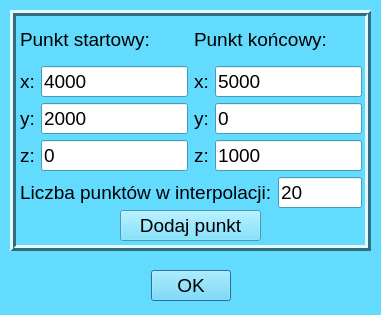
<?xml version="1.0" encoding="UTF-8"?>
<ui version="4.0">
 <class>TrajectoryDialog</class>
 <widget class="QDialog" name="TrajectoryDialog">
  <property name="geometry">
   <rect>
    <x>0</x>
    <y>0</y>
    <width>381</width>
    <height>315</height>
   </rect>
  </property>
  <property name="palette">
   <palette>
    <active>
     <colorrole role="WindowText">
      <brush brushstyle="SolidPattern">
       <color alpha="255">
        <red>0</red>
        <green>0</green>
        <blue>0</blue>
       </color>
      </brush>
     </colorrole>
     <colorrole role="Button">
      <brush brushstyle="SolidPattern">
       <color alpha="255">
        <red>98</red>
        <green>219</green>
        <blue>254</blue>
       </color>
      </brush>
     </colorrole>
     <colorrole role="Light">
      <brush brushstyle="SolidPattern">
       <color alpha="255">
        <red>225</red>
        <green>249</green>
        <blue>255</blue>
       </color>
      </brush>
     </colorrole>
     <colorrole role="Midlight">
      <brush brushstyle="SolidPattern">
       <color alpha="255">
        <red>161</red>
        <green>234</green>
        <blue>254</blue>
       </color>
      </brush>
     </colorrole>
     <colorrole role="Dark">
      <brush brushstyle="SolidPattern">
       <color alpha="255">
        <red>49</red>
        <green>109</green>
        <blue>127</blue>
       </color>
      </brush>
     </colorrole>
     <colorrole role="Mid">
      <brush brushstyle="SolidPattern">
       <color alpha="255">
        <red>65</red>
        <green>146</green>
        <blue>169</blue>
       </color>
      </brush>
     </colorrole>
     <colorrole role="Text">
      <brush brushstyle="SolidPattern">
       <color alpha="255">
        <red>0</red>
        <green>0</green>
        <blue>0</blue>
       </color>
      </brush>
     </colorrole>
     <colorrole role="BrightText">
      <brush brushstyle="SolidPattern">
       <color alpha="255">
        <red>255</red>
        <green>255</green>
        <blue>255</blue>
       </color>
      </brush>
     </colorrole>
     <colorrole role="ButtonText">
      <brush brushstyle="SolidPattern">
       <color alpha="255">
        <red>0</red>
        <green>0</green>
        <blue>0</blue>
       </color>
      </brush>
     </colorrole>
     <colorrole role="Base">
      <brush brushstyle="SolidPattern">
       <color alpha="255">
        <red>255</red>
        <green>255</green>
        <blue>255</blue>
       </color>
      </brush>
     </colorrole>
     <colorrole role="Window">
      <brush brushstyle="SolidPattern">
       <color alpha="255">
        <red>98</red>
        <green>219</green>
        <blue>254</blue>
       </color>
      </brush>
     </colorrole>
     <colorrole role="Shadow">
      <brush brushstyle="SolidPattern">
       <color alpha="255">
        <red>0</red>
        <green>0</green>
        <blue>0</blue>
       </color>
      </brush>
     </colorrole>
     <colorrole role="AlternateBase">
      <brush brushstyle="SolidPattern">
       <color alpha="255">
        <red>176</red>
        <green>237</green>
        <blue>254</blue>
       </color>
      </brush>
     </colorrole>
     <colorrole role="ToolTipBase">
      <brush brushstyle="SolidPattern">
       <color alpha="255">
        <red>255</red>
        <green>255</green>
        <blue>220</blue>
       </color>
      </brush>
     </colorrole>
     <colorrole role="ToolTipText">
      <brush brushstyle="SolidPattern">
       <color alpha="255">
        <red>0</red>
        <green>0</green>
        <blue>0</blue>
       </color>
      </brush>
     </colorrole>
    </active>
    <inactive>
     <colorrole role="WindowText">
      <brush brushstyle="SolidPattern">
       <color alpha="255">
        <red>0</red>
        <green>0</green>
        <blue>0</blue>
       </color>
      </brush>
     </colorrole>
     <colorrole role="Button">
      <brush brushstyle="SolidPattern">
       <color alpha="255">
        <red>98</red>
        <green>219</green>
        <blue>254</blue>
       </color>
      </brush>
     </colorrole>
     <colorrole role="Light">
      <brush brushstyle="SolidPattern">
       <color alpha="255">
        <red>225</red>
        <green>249</green>
        <blue>255</blue>
       </color>
      </brush>
     </colorrole>
     <colorrole role="Midlight">
      <brush brushstyle="SolidPattern">
       <color alpha="255">
        <red>161</red>
        <green>234</green>
        <blue>254</blue>
       </color>
      </brush>
     </colorrole>
     <colorrole role="Dark">
      <brush brushstyle="SolidPattern">
       <color alpha="255">
        <red>49</red>
        <green>109</green>
        <blue>127</blue>
       </color>
      </brush>
     </colorrole>
     <colorrole role="Mid">
      <brush brushstyle="SolidPattern">
       <color alpha="255">
        <red>65</red>
        <green>146</green>
        <blue>169</blue>
       </color>
      </brush>
     </colorrole>
     <colorrole role="Text">
      <brush brushstyle="SolidPattern">
       <color alpha="255">
        <red>0</red>
        <green>0</green>
        <blue>0</blue>
       </color>
      </brush>
     </colorrole>
     <colorrole role="BrightText">
      <brush brushstyle="SolidPattern">
       <color alpha="255">
        <red>255</red>
        <green>255</green>
        <blue>255</blue>
       </color>
      </brush>
     </colorrole>
     <colorrole role="ButtonText">
      <brush brushstyle="SolidPattern">
       <color alpha="255">
        <red>0</red>
        <green>0</green>
        <blue>0</blue>
       </color>
      </brush>
     </colorrole>
     <colorrole role="Base">
      <brush brushstyle="SolidPattern">
       <color alpha="255">
        <red>255</red>
        <green>255</green>
        <blue>255</blue>
       </color>
      </brush>
     </colorrole>
     <colorrole role="Window">
      <brush brushstyle="SolidPattern">
       <color alpha="255">
        <red>98</red>
        <green>219</green>
        <blue>254</blue>
       </color>
      </brush>
     </colorrole>
     <colorrole role="Shadow">
      <brush brushstyle="SolidPattern">
       <color alpha="255">
        <red>0</red>
        <green>0</green>
        <blue>0</blue>
       </color>
      </brush>
     </colorrole>
     <colorrole role="AlternateBase">
      <brush brushstyle="SolidPattern">
       <color alpha="255">
        <red>176</red>
        <green>237</green>
        <blue>254</blue>
       </color>
      </brush>
     </colorrole>
     <colorrole role="ToolTipBase">
      <brush brushstyle="SolidPattern">
       <color alpha="255">
        <red>255</red>
        <green>255</green>
        <blue>220</blue>
       </color>
      </brush>
     </colorrole>
     <colorrole role="ToolTipText">
      <brush brushstyle="SolidPattern">
       <color alpha="255">
        <red>0</red>
        <green>0</green>
        <blue>0</blue>
       </color>
      </brush>
     </colorrole>
    </inactive>
    <disabled>
     <colorrole role="WindowText">
      <brush brushstyle="SolidPattern">
       <color alpha="255">
        <red>49</red>
        <green>109</green>
        <blue>127</blue>
       </color>
      </brush>
     </colorrole>
     <colorrole role="Button">
      <brush brushstyle="SolidPattern">
       <color alpha="255">
        <red>98</red>
        <green>219</green>
        <blue>254</blue>
       </color>
      </brush>
     </colorrole>
     <colorrole role="Light">
      <brush brushstyle="SolidPattern">
       <color alpha="255">
        <red>225</red>
        <green>249</green>
        <blue>255</blue>
       </color>
      </brush>
     </colorrole>
     <colorrole role="Midlight">
      <brush brushstyle="SolidPattern">
       <color alpha="255">
        <red>161</red>
        <green>234</green>
        <blue>254</blue>
       </color>
      </brush>
     </colorrole>
     <colorrole role="Dark">
      <brush brushstyle="SolidPattern">
       <color alpha="255">
        <red>49</red>
        <green>109</green>
        <blue>127</blue>
       </color>
      </brush>
     </colorrole>
     <colorrole role="Mid">
      <brush brushstyle="SolidPattern">
       <color alpha="255">
        <red>65</red>
        <green>146</green>
        <blue>169</blue>
       </color>
      </brush>
     </colorrole>
     <colorrole role="Text">
      <brush brushstyle="SolidPattern">
       <color alpha="255">
        <red>49</red>
        <green>109</green>
        <blue>127</blue>
       </color>
      </brush>
     </colorrole>
     <colorrole role="BrightText">
      <brush brushstyle="SolidPattern">
       <color alpha="255">
        <red>255</red>
        <green>255</green>
        <blue>255</blue>
       </color>
      </brush>
     </colorrole>
     <colorrole role="ButtonText">
      <brush brushstyle="SolidPattern">
       <color alpha="255">
        <red>49</red>
        <green>109</green>
        <blue>127</blue>
       </color>
      </brush>
     </colorrole>
     <colorrole role="Base">
      <brush brushstyle="SolidPattern">
       <color alpha="255">
        <red>98</red>
        <green>219</green>
        <blue>254</blue>
       </color>
      </brush>
     </colorrole>
     <colorrole role="Window">
      <brush brushstyle="SolidPattern">
       <color alpha="255">
        <red>98</red>
        <green>219</green>
        <blue>254</blue>
       </color>
      </brush>
     </colorrole>
     <colorrole role="Shadow">
      <brush brushstyle="SolidPattern">
       <color alpha="255">
        <red>0</red>
        <green>0</green>
        <blue>0</blue>
       </color>
      </brush>
     </colorrole>
     <colorrole role="AlternateBase">
      <brush brushstyle="SolidPattern">
       <color alpha="255">
        <red>98</red>
        <green>219</green>
        <blue>254</blue>
       </color>
      </brush>
     </colorrole>
     <colorrole role="ToolTipBase">
      <brush brushstyle="SolidPattern">
       <color alpha="255">
        <red>255</red>
        <green>255</green>
        <blue>220</blue>
       </color>
      </brush>
     </colorrole>
     <colorrole role="ToolTipText">
      <brush brushstyle="SolidPattern">
       <color alpha="255">
        <red>0</red>
        <green>0</green>
        <blue>0</blue>
       </color>
      </brush>
     </colorrole>
    </disabled>
   </palette>
  </property>
  <property name="windowTitle">
   <string>Dialog</string>
  </property>
  <widget class="QDialogButtonBox" name="buttonBox">
   <property name="geometry">
    <rect>
     <x>110</x>
     <y>270</y>
     <width>161</width>
     <height>32</height>
    </rect>
   </property>
   <property name="font">
    <font>
     <pointsize>14</pointsize>
    </font>
   </property>
   <property name="orientation">
    <enum>Qt::Horizontal</enum>
   </property>
   <property name="standardButtons">
    <set>QDialogButtonBox::Ok</set>
   </property>
   <property name="centerButtons">
    <bool>true</bool>
   </property>
  </widget>
  <widget class="QFrame" name="frame">
   <property name="geometry">
    <rect>
     <x>10</x>
     <y>10</y>
     <width>361</width>
     <height>241</height>
    </rect>
   </property>
   <property name="frameShape">
    <enum>QFrame::Box</enum>
   </property>
   <property name="frameShadow">
    <enum>QFrame::Raised</enum>
   </property>
   <property name="lineWidth">
    <number>3</number>
   </property>
   <widget class="QWidget" name="layoutWidget">
    <property name="geometry">
     <rect>
      <x>10</x>
      <y>10</y>
      <width>342</width>
      <height>188</height>
     </rect>
    </property>
    <layout class="QVBoxLayout" name="verticalLayout_3">
     <item>
      <layout class="QHBoxLayout" name="horizontalLayout_7">
       <item>
        <layout class="QVBoxLayout" name="verticalLayout_2">
         <item>
          <widget class="QLabel" name="label_21">
           <property name="font">
            <font>
             <pointsize>14</pointsize>
            </font>
           </property>
           <property name="text">
            <string>&lt;html&gt;&lt;head/&gt;&lt;body&gt;&lt;p&gt;&lt;span style=&quot; font-size:14pt;&quot;&gt;Punkt startowy:&lt;/span&gt;&lt;/p&gt;&lt;/body&gt;&lt;/html&gt;</string>
           </property>
          </widget>
         </item>
         <item>
          <layout class="QHBoxLayout" name="horizontalLayout">
           <item>
            <widget class="QLabel" name="label_14">
             <property name="font">
              <font>
               <pointsize>14</pointsize>
              </font>
             </property>
             <property name="text">
              <string>&lt;html&gt;&lt;head/&gt;&lt;body&gt;&lt;p&gt;&lt;span style=&quot; font-size:14pt;&quot;&gt;x:&lt;/span&gt;&lt;/p&gt;&lt;/body&gt;&lt;/html&gt;</string>
             </property>
            </widget>
           </item>
           <item>
            <widget class="QLineEdit" name="xpLineEdit">
             <property name="font">
              <font>
               <pointsize>14</pointsize>
              </font>
             </property>
             <property name="text">
              <string>4000</string>
             </property>
            </widget>
           </item>
          </layout>
         </item>
         <item>
          <layout class="QHBoxLayout" name="horizontalLayout_2">
           <item>
            <widget class="QLabel" name="label_15">
             <property name="font">
              <font>
               <pointsize>14</pointsize>
              </font>
             </property>
             <property name="text">
              <string>&lt;html&gt;&lt;head/&gt;&lt;body&gt;&lt;p&gt;&lt;span style=&quot; font-size:14pt;&quot;&gt;y:&lt;/span&gt;&lt;/p&gt;&lt;/body&gt;&lt;/html&gt;</string>
             </property>
            </widget>
           </item>
           <item>
            <widget class="QLineEdit" name="ypLineEdit">
             <property name="font">
              <font>
               <pointsize>14</pointsize>
              </font>
             </property>
             <property name="text">
              <string>2000</string>
             </property>
            </widget>
           </item>
          </layout>
         </item>
         <item>
          <layout class="QHBoxLayout" name="horizontalLayout_3">
           <item>
            <widget class="QLabel" name="label_16">
             <property name="font">
              <font>
               <pointsize>14</pointsize>
              </font>
             </property>
             <property name="text">
              <string>&lt;html&gt;&lt;head/&gt;&lt;body&gt;&lt;p&gt;&lt;span style=&quot; font-size:14pt;&quot;&gt;z:&lt;/span&gt;&lt;/p&gt;&lt;/body&gt;&lt;/html&gt;</string>
             </property>
            </widget>
           </item>
           <item>
            <widget class="QLineEdit" name="zpLineEdit">
             <property name="font">
              <font>
               <pointsize>14</pointsize>
              </font>
             </property>
             <property name="text">
              <string>0</string>
             </property>
            </widget>
           </item>
          </layout>
         </item>
        </layout>
       </item>
       <item>
        <layout class="QVBoxLayout" name="verticalLayout">
         <item>
          <widget class="QLabel" name="label_22">
           <property name="font">
            <font>
             <pointsize>14</pointsize>
            </font>
           </property>
           <property name="text">
            <string>&lt;html&gt;&lt;head/&gt;&lt;body&gt;&lt;p&gt;Punkt końcowy:&lt;/p&gt;&lt;/body&gt;&lt;/html&gt;</string>
           </property>
          </widget>
         </item>
         <item>
          <layout class="QHBoxLayout" name="horizontalLayout_4">
           <item>
            <widget class="QLabel" name="label_17">
             <property name="font">
              <font>
               <pointsize>14</pointsize>
              </font>
             </property>
             <property name="cursor">
              <cursorShape>ArrowCursor</cursorShape>
             </property>
             <property name="text">
              <string>&lt;html&gt;&lt;head/&gt;&lt;body&gt;&lt;p&gt;&lt;span style=&quot; font-size:14pt;&quot;&gt;x:&lt;/span&gt;&lt;/p&gt;&lt;/body&gt;&lt;/html&gt;</string>
             </property>
            </widget>
           </item>
           <item>
            <widget class="QLineEdit" name="xkLineEdit">
             <property name="font">
              <font>
               <pointsize>14</pointsize>
              </font>
             </property>
             <property name="cursor">
              <cursorShape>IBeamCursor</cursorShape>
             </property>
             <property name="text">
              <string>5000</string>
             </property>
            </widget>
           </item>
          </layout>
         </item>
         <item>
          <layout class="QHBoxLayout" name="horizontalLayout_5">
           <item>
            <widget class="QLabel" name="label_18">
             <property name="font">
              <font>
               <pointsize>14</pointsize>
              </font>
             </property>
             <property name="cursor">
              <cursorShape>ArrowCursor</cursorShape>
             </property>
             <property name="text">
              <string>&lt;html&gt;&lt;head/&gt;&lt;body&gt;&lt;p&gt;&lt;span style=&quot; font-size:14pt;&quot;&gt;y:&lt;/span&gt;&lt;/p&gt;&lt;/body&gt;&lt;/html&gt;</string>
             </property>
            </widget>
           </item>
           <item>
            <widget class="QLineEdit" name="ykLineEdit">
             <property name="font">
              <font>
               <pointsize>14</pointsize>
              </font>
             </property>
             <property name="cursor">
              <cursorShape>IBeamCursor</cursorShape>
             </property>
             <property name="text">
              <string>0</string>
             </property>
            </widget>
           </item>
          </layout>
         </item>
         <item>
          <layout class="QHBoxLayout" name="horizontalLayout_6">
           <item>
            <widget class="QLabel" name="label_19">
             <property name="font">
              <font>
               <pointsize>14</pointsize>
              </font>
             </property>
             <property name="cursor">
              <cursorShape>ArrowCursor</cursorShape>
             </property>
             <property name="text">
              <string>&lt;html&gt;&lt;head/&gt;&lt;body&gt;&lt;p&gt;&lt;span style=&quot; font-size:14pt;&quot;&gt;z:&lt;/span&gt;&lt;/p&gt;&lt;/body&gt;&lt;/html&gt;</string>
             </property>
            </widget>
           </item>
           <item>
            <widget class="QLineEdit" name="zkLineEdit">
             <property name="font">
              <font>
               <pointsize>14</pointsize>
              </font>
             </property>
             <property name="cursor">
              <cursorShape>IBeamCursor</cursorShape>
             </property>
             <property name="text">
              <string>1000</string>
             </property>
            </widget>
           </item>
          </layout>
         </item>
        </layout>
       </item>
      </layout>
     </item>
     <item>
      <layout class="QHBoxLayout" name="horizontalLayout_8">
       <item>
        <widget class="QLabel" name="label_23">
         <property name="font">
          <font>
           <pointsize>14</pointsize>
          </font>
         </property>
         <property name="layoutDirection">
          <enum>Qt::LeftToRight</enum>
         </property>
         <property name="text">
          <string>&lt;html&gt;&lt;head/&gt;&lt;body&gt;&lt;p&gt;Liczba punktów w interpolacji:&lt;/p&gt;&lt;/body&gt;&lt;/html&gt;</string>
         </property>
        </widget>
       </item>
       <item>
        <widget class="QLineEdit" name="trajectoryPtsLineEdit">
         <property name="font">
          <font>
           <pointsize>14</pointsize>
          </font>
         </property>
         <property name="text">
          <string>20</string>
         </property>
        </widget>
       </item>
      </layout>
     </item>
    </layout>
   </widget>
   <widget class="QPushButton" name="addPointButton">
    <property name="geometry">
     <rect>
      <x>110</x>
      <y>200</y>
      <width>141</width>
      <height>31</height>
     </rect>
    </property>
    <property name="font">
     <font>
      <pointsize>14</pointsize>
     </font>
    </property>
    <property name="text">
     <string>Dodaj punkt</string>
    </property>
   </widget>
  </widget>
 </widget>
 <resources/>
 <connections>
  <connection>
   <sender>buttonBox</sender>
   <signal>accepted()</signal>
   <receiver>TrajectoryDialog</receiver>
   <slot>accept()</slot>
   <hints>
    <hint type="sourcelabel">
     <x>248</x>
     <y>254</y>
    </hint>
    <hint type="destinationlabel">
     <x>157</x>
     <y>274</y>
    </hint>
   </hints>
  </connection>
  <connection>
   <sender>buttonBox</sender>
   <signal>rejected()</signal>
   <receiver>TrajectoryDialog</receiver>
   <slot>reject()</slot>
   <hints>
    <hint type="sourcelabel">
     <x>316</x>
     <y>260</y>
    </hint>
    <hint type="destinationlabel">
     <x>286</x>
     <y>274</y>
    </hint>
   </hints>
  </connection>
 </connections>
</ui>
